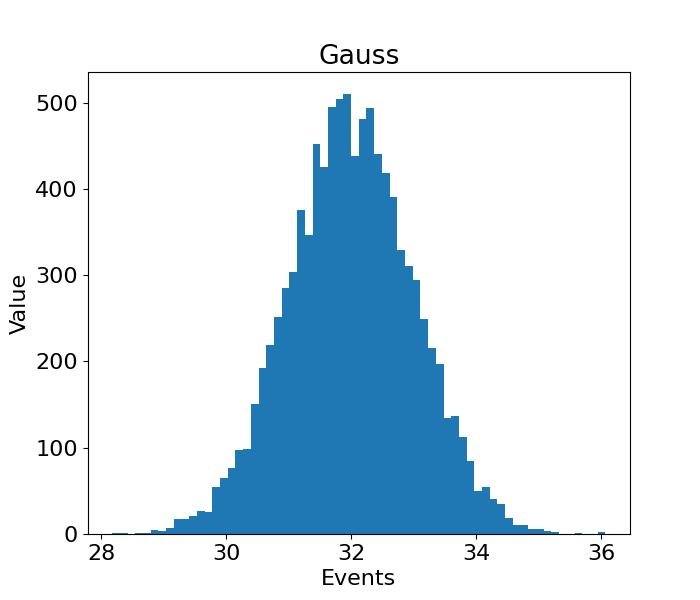

Write the Python code that produced this figure.
import numpy as np
from matplotlib import pyplot as plt
import matplotlib as mpl

# Настройка шрифта
mpl.rcParams['font.size'] = 16

# Настройка графика
plt.figure(figsize=(7, 6))
plt.title('Gauss')
plt.xlabel("Events")
plt.ylabel("Value")

# Получение данных
np.random.seed(34)
data = np.random.normal(32, 1, size=10000)

# Построение данных
plt.hist(data, 'auto', label='Normal')

# Сохранение
plt.savefig('Gauss.jpg')
